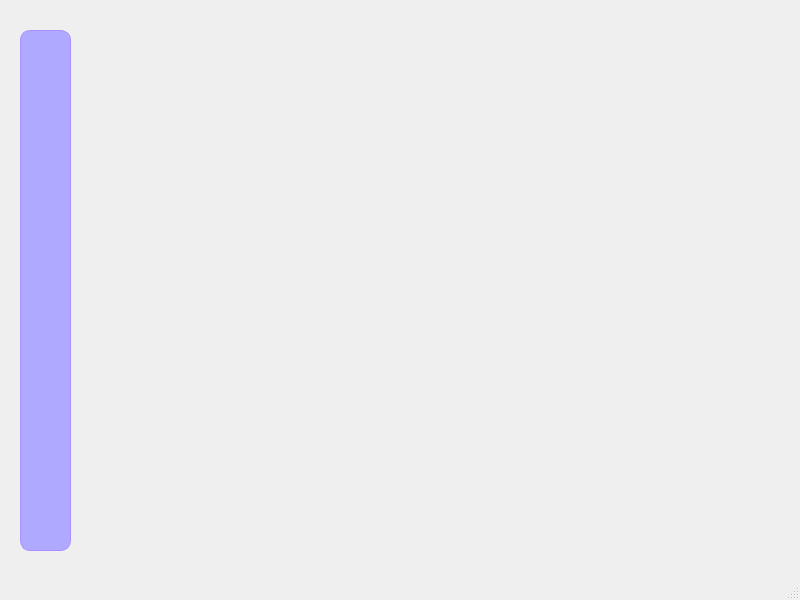
<?xml version="1.0" encoding="UTF-8"?>
<ui version="4.0">
 <class>client</class>
 <widget class="QMainWindow" name="client">
  <property name="geometry">
   <rect>
    <x>0</x>
    <y>0</y>
    <width>800</width>
    <height>600</height>
   </rect>
  </property>
  <property name="windowTitle">
   <string>HotelMG</string>
  </property>
  <property name="windowIcon">
   <iconset>
    <normaloff>C:/Users/PC-QUEREN/Pictures/user (1).png</normaloff>C:/Users/PC-QUEREN/Pictures/user (1).png</iconset>
  </property>
  <widget class="QWidget" name="centralwidget">
   <widget class="QTableView" name="tableView">
    <property name="geometry">
     <rect>
      <x>20</x>
      <y>30</y>
      <width>51</width>
      <height>521</height>
     </rect>
    </property>
    <property name="styleSheet">
     <string notr="true">background-color: rgb(175, 169, 255);
border: 1px solid rgb(170, 144, 255);
border-radius: 10px;</string>
    </property>
   </widget>
   <widget class="QPushButton" name="accountBtn">
    <property name="geometry">
     <rect>
      <x>20</x>
      <y>500</y>
      <width>51</width>
      <height>51</height>
     </rect>
    </property>
    <property name="styleSheet">
     <string notr="true">background: transparent;
border: none;</string>
    </property>
    <property name="text">
     <string/>
    </property>
   </widget>
  </widget>
  <widget class="QMenuBar" name="menubar">
   <property name="geometry">
    <rect>
     <x>0</x>
     <y>0</y>
     <width>800</width>
     <height>21</height>
    </rect>
   </property>
  </widget>
  <widget class="QStatusBar" name="statusbar"/>
 </widget>
 <resources/>
 <connections/>
</ui>
